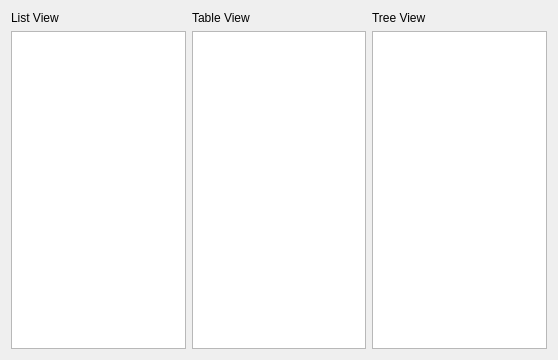
<?xml version="1.0" encoding="UTF-8"?>
<ui version="4.0">
 <class>Widget</class>
 <widget class="QWidget" name="Widget">
  <property name="geometry">
   <rect>
    <x>0</x>
    <y>0</y>
    <width>558</width>
    <height>360</height>
   </rect>
  </property>
  <property name="windowTitle">
   <string>Widget</string>
  </property>
  <layout class="QVBoxLayout" name="verticalLayout">
   <item>
    <layout class="QHBoxLayout" name="horizontalLayout">
     <item>
      <widget class="QLabel" name="label">
       <property name="text">
        <string>List View</string>
       </property>
      </widget>
     </item>
     <item>
      <widget class="QLabel" name="label_2">
       <property name="text">
        <string>Table View</string>
       </property>
      </widget>
     </item>
     <item>
      <widget class="QLabel" name="label_3">
       <property name="text">
        <string>Tree View</string>
       </property>
      </widget>
     </item>
    </layout>
   </item>
   <item>
    <layout class="QHBoxLayout" name="horizontalLayout_2">
     <item>
      <widget class="QListView" name="listView"/>
     </item>
     <item>
      <widget class="QTableView" name="tableView"/>
     </item>
     <item>
      <widget class="QTreeView" name="treeView"/>
     </item>
    </layout>
   </item>
  </layout>
 </widget>
 <resources/>
 <connections/>
</ui>
